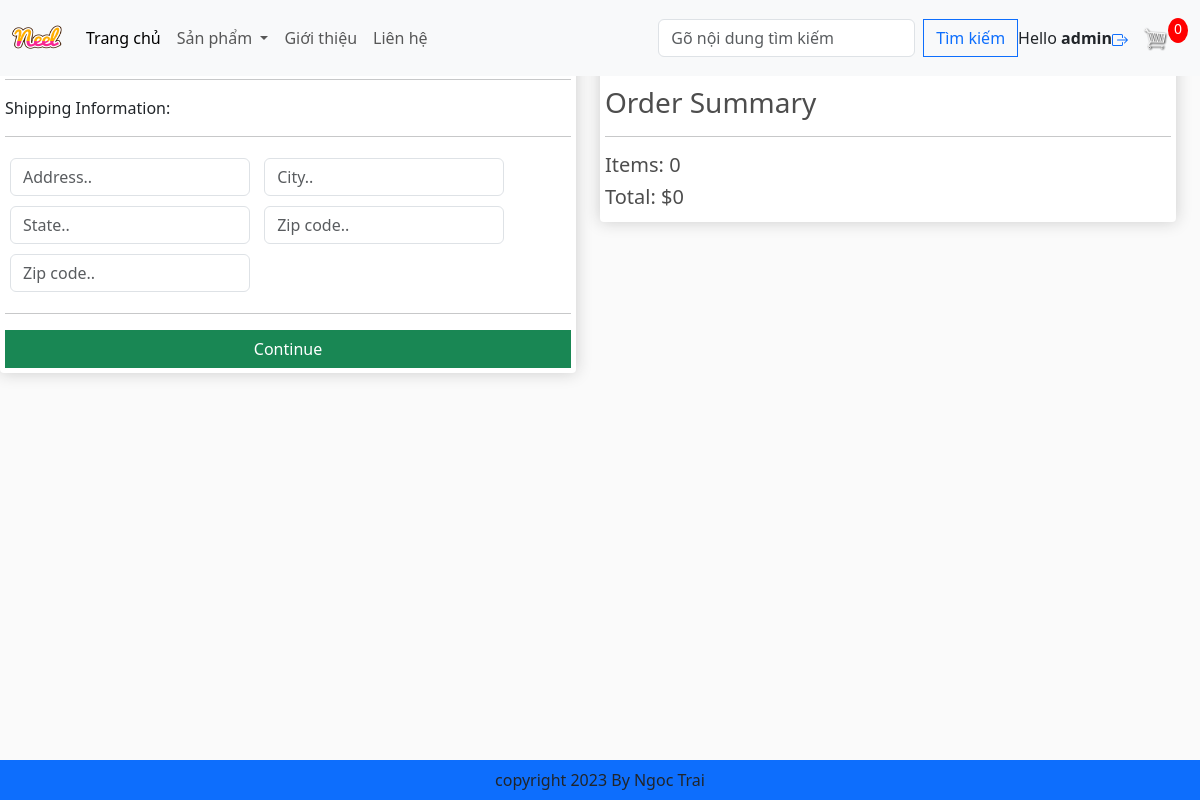
The app's page /chechout/ (signed in), older data.
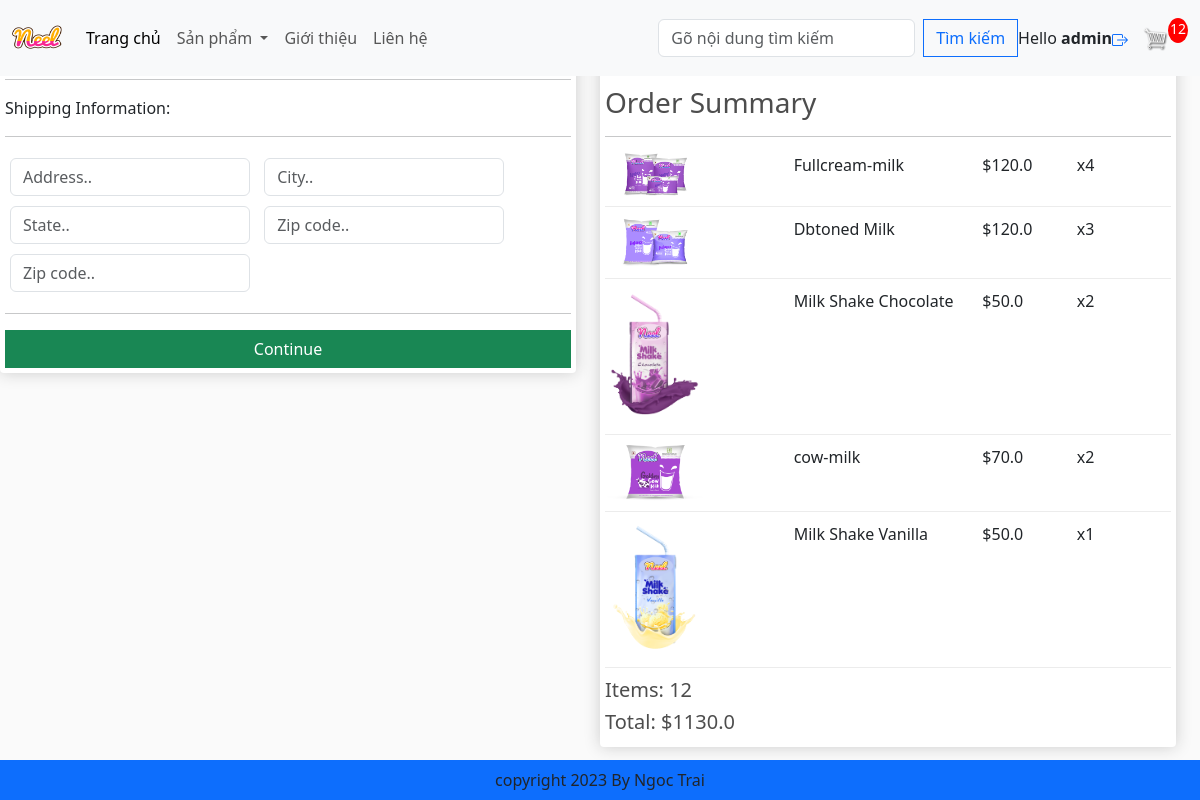
The same page, newer data.
### app/models.py (models this page shows, shortened)
class Order(models.Model):
    customer = models.ForeignKey(User, on_delete=models.SET_NULL, blank=True, null=True)
    date_order = models.DateTimeField(auto_now_add=True)
    complete = models.BooleanField(default= False, null=True, blank=True)
    transaction_id = models.CharField(max_length=200, null=True)
    @property
    def get_cart_items(self):
        orderitem = self.orderitem_set.all()
        total = sum([item.quantily for item in orderitem])
        return total
    @property
    def get_cart_total(self):
        orderitem = self.orderitem_set.all()
        total = sum([item.get_total for item in orderitem])
        return total

class OrderItem(models.Model):
    product = models.ForeignKey(Product, on_delete=models.SET_NULL, blank=True, null=True)
    order = models.ForeignKey(Order, on_delete=models.SET_NULL, blank=True, null=True)
    quantily = models.IntegerField(default=0, null=True, blank=True)
    date_added = models.DateTimeField(auto_now_add=True)
    @property
    def get_total(self):
        total = self.product.price * self.quantily
        return total

class Product(models.Model):
    category = models.ManyToManyField(Category, related_name= 'products')
    name = models.CharField(max_length=200, null=True)
    price = models.FloatField()
    digital = models.BooleanField(default= False, null=True, blank=True)
    image = models.ImageField(null=True, blank=True)
    @property
    def ImageURL(self):
        try:
            url = self.image.url
        except:
            url = ''
        return url

### app/views.py (the view)
# urls.py: path('chechout/', views.checkout, name= 'checkout'),
def checkout(request):
    if request.user.is_authenticated:
        customer = request.user
        order, create = Order.objects.get_or_create(customer= customer, complete= False)
        items = order.orderitem_set.all()
        cartitems = order.get_cart_items
    else:
        items = []
        order = {'get_cart_items': 0, 'get_cart_total': 0}
        cartitems = order['get_cart_items']
    categorys = Category.objects.all()
    context = {'items': items, 'order': order, 'cartitems': cartitems, 'categorys': categorys}
    return render(request, 'app/checkout.html', context)

### app/Templates/app/checkout.html (shortened to what this page needs)
{% extends 'app/base.html' %}
{% load static %}
{% block content_checkout %}
     <div class="row" style='width: 100%'>
		<div class="col-lg-6">
			<div class="box-element" id="form-wrapper">
				<form id="form">
					<div id="user-info">
						<div class="form-field">
						</div>
						<div class="form-field">
						</div>
					</div>
					<div id="shipping-info">
						<hr>
						<p>Shipping Information:</p>
						<hr>
						<div class="form-field">
							<input class="form-control" type="text" name="address" placeholder="Address..">
						</div>
						<div class="form-field">
							<input class="form-control" type="text" name="city" placeholder="City..">
						</div>
						<div class="form-field">
							<input class="form-control" type="text" name="state" placeholder="State..">
						</div>
						<div class="form-field">
							<input class="form-control" type="text" name="zipcode" placeholder="Zip code..">
						</div>
						<div class="form-field">
							<input class="form-control" type="text" name="country" placeholder="Zip code..">
						</div>
					</div>
					<hr>
					<input id="form-button" class="btn btn-success btn-block" type="submit" value="Continue">
				</form>
			</div>
			<br>
		</div>
		<div class="col-lg-6">
			<div class="box-element">
				<a  class="btn btn-outline-dark" href="{% url 'cart' %}">&#x2190; Back to Cart</a>
				<h3>Order Summary</h3>
				<hr>
                {% for item in items %}
				<div class="cart-row">
					<div style="flex:2"><img class="row-image" src="{{item.product.ImageURL}}"></div>
					<div style="flex:2"><p>{{item.product.name}}</p></div>
					<div style="flex:1"><p>${{item.product.price}}</p></div>
					<div style="flex:1"><p>x{{item.quantily}}</p></div>
				</div>
                {% endfor %}
				<h5>Items:   {{order.get_cart_items}}</h5>
				<h5>Total:   ${{order.get_cart_total}}</h5>
			</div>
		</div>
	</div>
{% endblock content_checkout %}

### app/Templates/app/base.html (shortened to what this page needs)
{% load static %}
<!DOCTYPE html>
<html>
    <head>
        <link rel="stylesheet" href="https://cdn.jsdelivr.net/npm/bootstrap@5.3.0/dist/css/bootstrap.min.css">
        <link rel="stylesheet" href="https://maxcdn.bootstrapcdn.com/bootstrap/4.0.0/css/bootstrap.min.css">
        <link rel="stylesheet" href="https://cdn.jsdelivr.net/npm/bootstrap@5.3.0/dist/css/bootstrap.min.css" rel="stylesheet">
        <link rel="stylesheet" href="{%static 'app/css/style.css' %}">
        <link rel="stylesheet" href="{%static 'app/css/all.min.css' %}">
        <link rel="stylesheet" href="{%static 'app/css/owl.carousel.min.css' %}">
        <link rel="stylesheet" href="{%static 'app/css/main.css' %}">
        <link rel="stylesheet" href="">
    </head>
    <body>
        <nav class="navbar navbar-expand-lg bg-body-tertiary fixed-top">
            <div class="container-fluid">
              <a class="navbar-brand" href="{%url 'home'%}"><img src="{%static 'app/images/Neel.png' %}" width="50" height="50"></a>
              <div class="collapse navbar-collapse" id="navbarSupportedContent">
                <ul class="navbar-nav me-auto mb-2 mb-lg-0">
                  <li class="nav-item">
                    <a class="nav-link active" aria-current="page" href="{%url 'home'%}">Trang chủ</a>
                  </li>
                  <li class="nav-item dropdown">
                    <a class="nav-link dropdown-toggle" href="#" role="button" data-bs-toggle="dropdown" aria-expanded="false">
                      Sản phẩm
                    </a>
                  </li>
                  <li class="nav-item">
                    <a class="nav-link" href="#">Giới thiệu</a>
                  </li>
                  <li class="nav-item">
                    <a class="nav-link" href="#">Liên hệ</a>
                  </li>
                </ul>
                <form class="d-flex" role="search" method="POST" action= "{% url 'search' %}">
                  <input class="form-control me-2" type="search" placeholder="Gõ nội dung tìm kiếm" aria-label="Search" name="search">
                  <button class="btn btn-outline-primary" type="submit">Tìm kiếm</button>
                </form>
              </div>
              <ul class="navbar-nav me-auto mb-2 mb-lg-0">
                <div class="form-inline my-2 my-lg-0"id="log-infor">
                  <span class="nav-item">
                    Hello <b>{{request.user}}</b>
                  </span>
                  <span class="nav-item">
                    <a href="{%url 'logout'%}">
                    </a>
                  </span>
                </div>
              </ul>
              <div class="form-inline my-2 my-lg-0">
                <a href="{%url 'cart'%}"> <img id="cart-icon" src="{%static 'images/cart.png'%}" alt=""></a>
                <p id="cart-total">{{cartitems}}</p>
              </div>
            </div>
          </nav>
          {% block content_checkout %}{% endblock content_checkout %}
          <footer class='container--fluid bg-primary text-center fixed-bottom p-2 mt-5'>
            copyright 2023 By Ngoc Trai
          </footer>
    </body>
</html>

Row changes from the older to the newer data that the page shows:
added OrderItem: product.ImageURL (picture), product.name "Fullcream-milk", product.price "120.0", quantily "4"
added OrderItem: product.ImageURL (picture), product.name "Dbtoned Milk", product.price "120.0", quantily "3"
added OrderItem: product.ImageURL (picture), product.name "Milk Shake Chocolate", product.price "50.0", quantily "2"
added OrderItem: product.ImageURL (picture), product.name "cow-milk", product.price "70.0", quantily "2"
added OrderItem: product.ImageURL (picture), product.name "Milk Shake Vanilla", product.price "50.0", quantily "1"
computed for Order: get_cart_items "0" → "12"; get_cart_total "0" → "1130.0"
Text that changed along with them:
{{ cartitems }}: "0" → "12"
